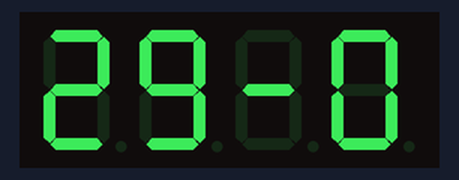
Bench run of a sketch on a simulated Arduino Uno, built with avr-gcc and run on an emulated ATmega328P. Shown: 4-digit seven-segment display.

Above: at 2.1 s.
At 2.6 s:
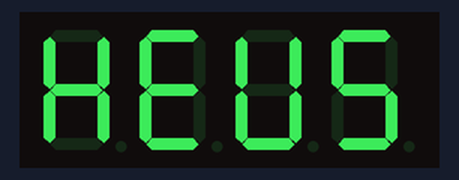

The sketch:

DisplayNum.ino
```cpp
// (licence header left out)
#include "TM1637.h"

// Pins definitions for TM1637 and can be changed to other ports
const int CLK = 6;
const int DIO = 7;
TM1637 tm1637(CLK, DIO);

float number = 2010;
int mult = 1;

void setup() {
    tm1637.init ();
    tm1637.set(BRIGHT_TYPICAL);
    float num=2009;
    delay(2000);
}

void loop() {
    tm1637.displayStr("29-07-2009");
    delay (500);
    tm1637.displayStr("KEVSER");
    delay (500);


}
```

Measured:
- what the display in image 0 shows lasts 0.6 s, from 2.0 s to 2.6 s
